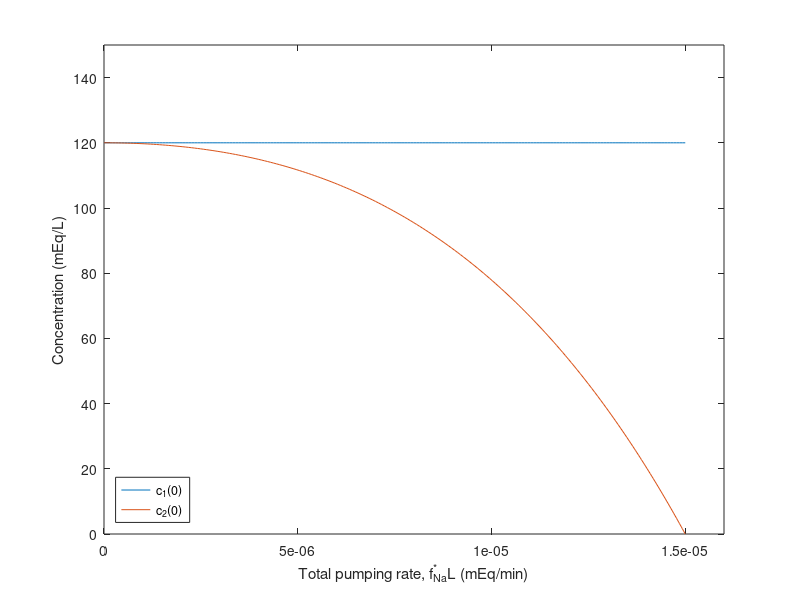
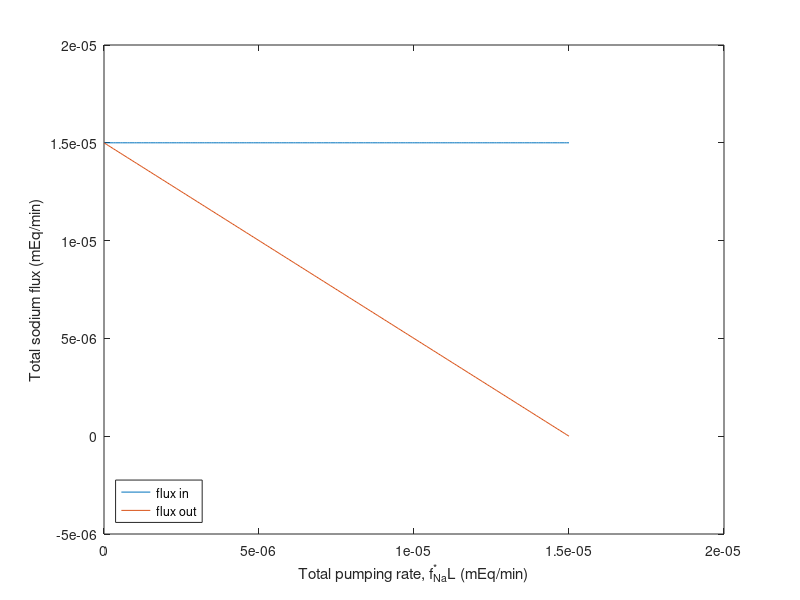

Recreate these plots in MATLAB, in order.
% Does the plots for question 1 of hw5 concerning the nephron

%% Constants
Q1_0 = 0.125e-6;
c0 = 120;

%% Equations portion
c1_0(1,1:200) = c0;

fstarL = linspace(0,1.5e-5,200);
alpha = fstarL/(Q1_0*c0);

c2_0 = c0*(1-alpha).*exp(alpha);

%Total flux in and out of the loop
flux_in = Q1_0 * c0;
flux_out = flux_in*(1-alpha);
flux_in(1,1:200) = flux_in;

%% Plotting

close all
figure
hold on; box on;
axis([0, 1.6e-5, 0, 150])

plot(fstarL,c1_0)
plot(fstarL,c2_0)
%line([0,1.6e-5],[120,120],'LineStyle','--','Color','k')
legend('c_1(0)','c_2(0)','Location','SouthWest')

xlabel('Total pumping rate, f^*_{Na}L (mEq/min)')
ylabel('Concentration (mEq/L)')

hold off

figure
hold on; box on;

plot(fstarL,flux_in)
plot(fstarL,flux_out)

legend('flux in','flux out','Location','SouthWest')

xlabel('Total pumping rate, f^*_{Na}L (mEq/min)')
ylabel('Total sodium flux (mEq/min)')

hold off





